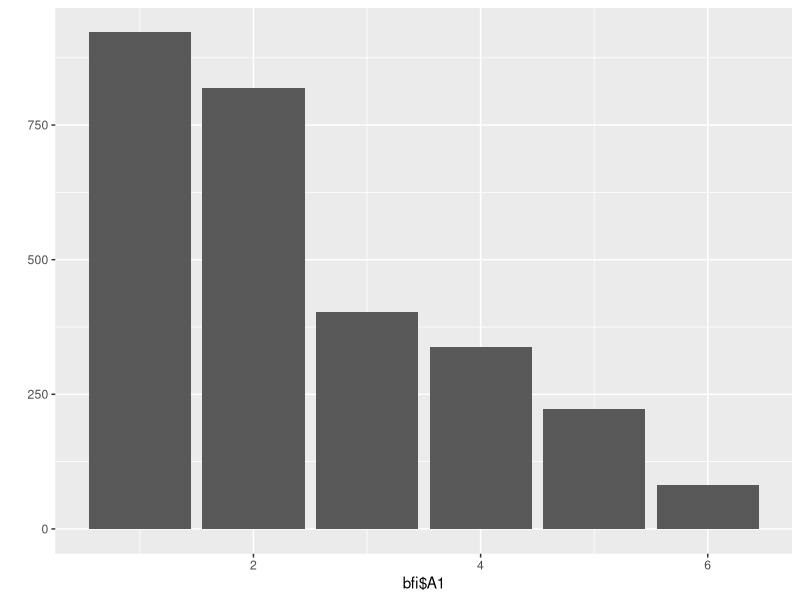

Generate this figure with R:
## ---- chunk 1
library(tidyverse)
library(psych)#har data for Big Five Inventory
?bfi
names(bfi)#variabler
## ---- chunk 2
qplot(bfi$A1)+geom_bar()
## ---- chunk 3
a <- alpha(bfi[, c("A1", "A2",  "A3",  "A4",  "A5")])
a$total[1]
## ---- chunk 4
a<-alpha(bfi[, c("A1", "A2",  "A3",  "A4",  "A5")], keys=list(agree=c("-A1","A2","A3","A4","A5")))
a$total[1]
